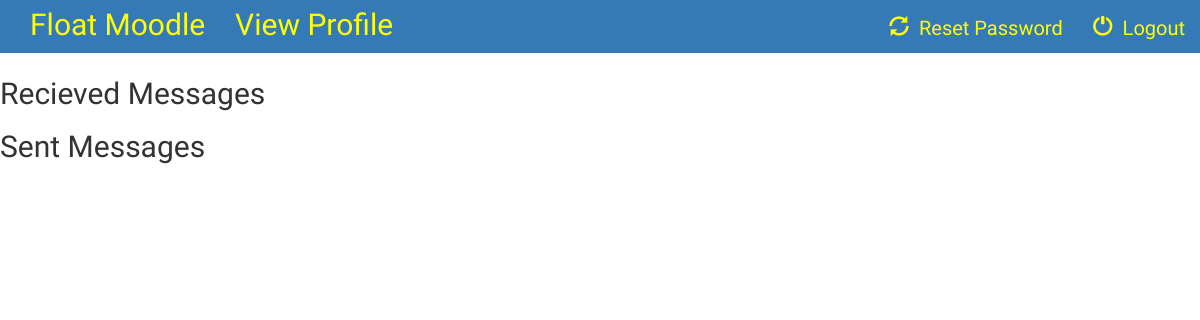
Before: /course/view_messages/ (signed in) with the older database file.
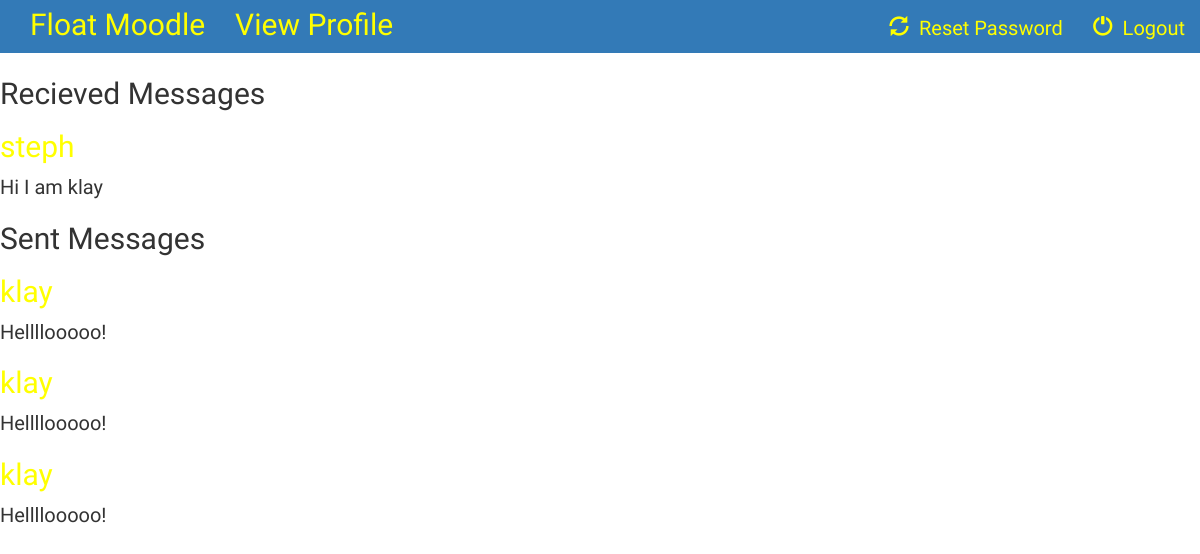
After: the same page with the newer database file.
### course/models.py (models this page shows, shortened)
class ChatMessage(models.Model):
     sender = models.ForeignKey(User, related_name="sender", on_delete=models.CASCADE)
     receiver = models.ForeignKey(User, related_name="receiver", on_delete=models.CASCADE)
     msg_content = models.TextField(max_length=500)
     created_at = models.DateTimeField(default=timezone.now())
     published_at = models.DateTimeField(blank = True, null= True)

### course/views.py (the view)
# urls.py: path('view_messages/',views.view_messages,name='view_messages'),
@login_required
def view_messages(request):
    inbox_messages = ChatMessage.objects.filter(receiver=request.user).order_by('published_at')
    sent_messages = ChatMessage.objects.filter(sender=request.user).order_by('published_at')
    return render(request, 'course/inbox.html', {'inbox_messages': inbox_messages, 'sent_messages':sent_messages})

### course/templates/course/inbox.html (shortened to what this page needs)
{% extends 'course/basic_page.html' %}
{% block body %}
    <h2>Recieved Messages</h2>
    {% for message in sent_messages %}
    <article class="post">
        <h2><a href="">{{ message.receiver }}</a></h2>
        <p>{{ message.msg_content|linebreaksbr }}</p>
    </article>
    {% endfor %}
    <h2>Sent Messages</h2>
    {% for message in inbox_messages %}
    <article class="post">
        <h2><a href="">{{ message.receiver }}</a></h2>
        <p>{{ message.msg_content|linebreaksbr }}</p>
    </article>
    {% endfor %}
{% endblock %}

Changed rows visible on the page:
added ChatMessage: receiver "steph", msg_content "Hi I am klay", shown under "Recieved Messages"
added ChatMessage: receiver "klay", msg_content "Hellllooooo!", shown under "Sent Messages"
added ChatMessage: receiver "klay", msg_content "Hellllooooo!", shown under "Sent Messages"
added ChatMessage: receiver "klay", msg_content "Hellllooooo!", shown under "Sent Messages"
